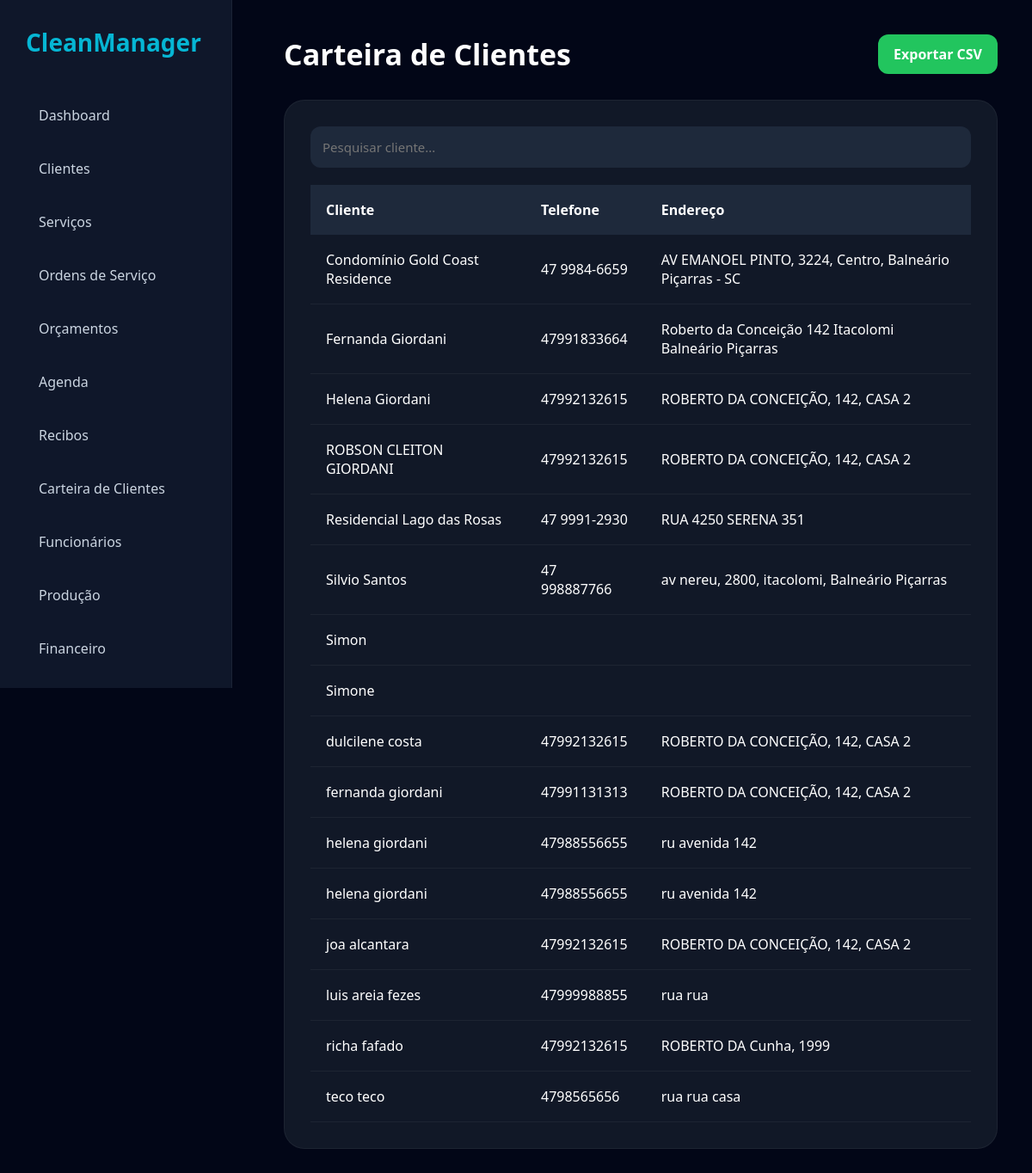
The app's page /admin/carteira-clientes.php (signed in), older data.
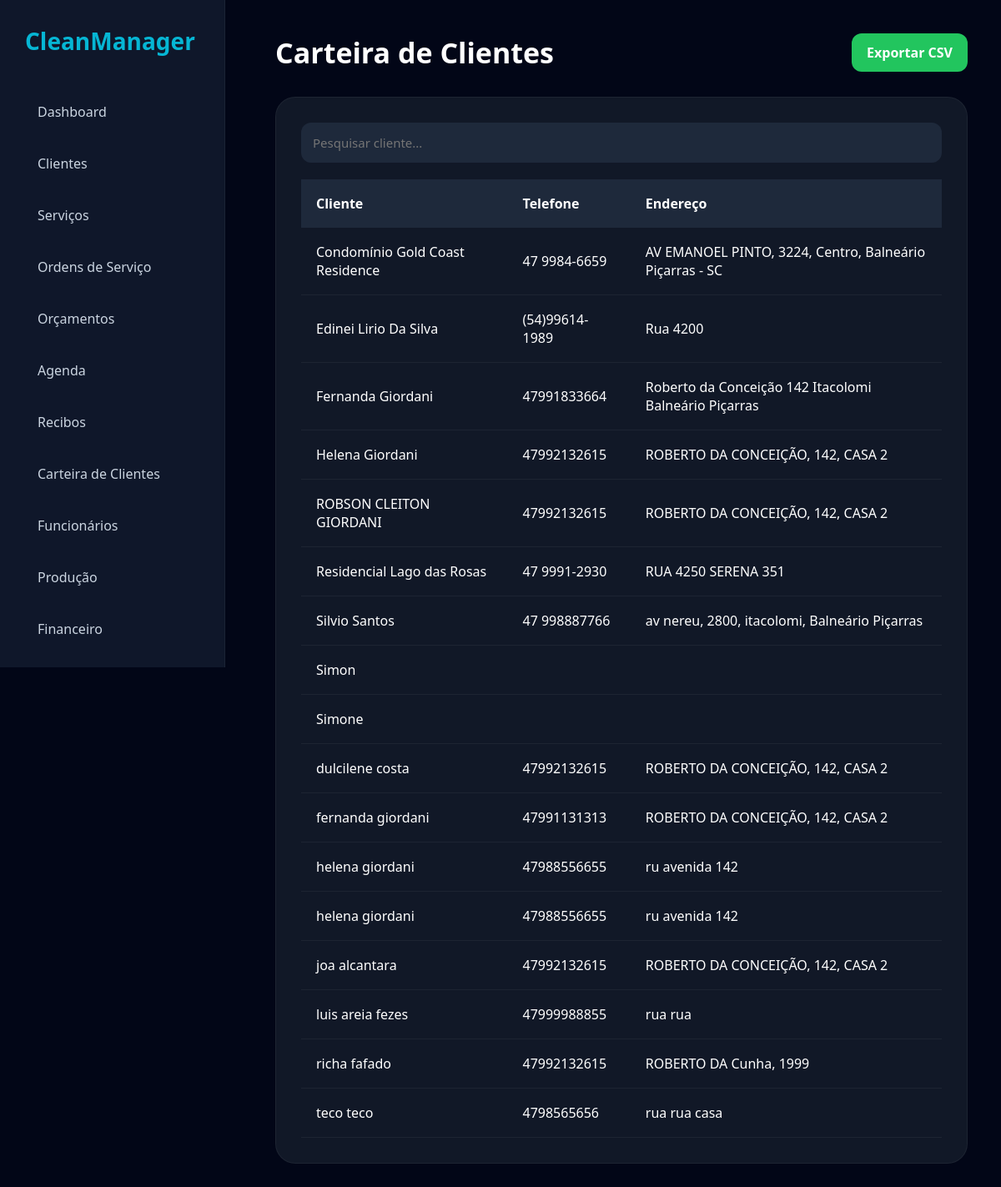
The same page, newer data.
### tables this page shows
CREATE TABLE clientes (

    id INTEGER PRIMARY KEY AUTOINCREMENT,

    nome TEXT,
    telefone TEXT,
    endereco TEXT,
    observacoes TEXT

, cpf_cnpj TEXT, cidade TEXT, tipo_servico TEXT, origem TEXT);

### admin/carteira-clientes.php (the view, shortened to what this page needs)
<?php
$db = new SQLite3(
__DIR__ . '/../database/cleanmanager.db'
);
$result = $db->query(
"SELECT * FROM clientes ORDER BY nome ASC"
);
?>
<!DOCTYPE html>
<html lang="pt-br">
<head>
<link rel="stylesheet"
href="../assets/css/dashboard.css">
</head>
<body>
<?php include '../includes/sidebar.php'; ?>
<div class="content">
<div class="topbar">
<h1>Carteira de Clientes</h1>
<a
href="exportar-clientes.php"
class="export-btn">
Exportar CSV
</a>
</div>
<div class="card">
<input
type="text"
id="searchInput"
placeholder="Pesquisar cliente..."
class="search-input">
<div class="table-container">
<table id="clientesTable">
<tr>
<th>Cliente</th>
<th>Telefone</th>
<th>Endereço</th>
</tr>
<?php while($cliente = $result->fetchArray()) { ?>
<tr>
<td>
<?= $cliente['nome']; ?>
</td>
<td>
<?= $cliente['telefone']; ?>
</td>
<td>
<?= $cliente['endereco']; ?>
</td>
</tr>
<?php } ?>
</table>
</div>
</div>
</div>
</body>
</html>

Row changes from the older to the newer data that the page shows:
added clientes: nome "Edinei Lirio Da Silva", telefone "(54)99614-1989", endereco "Rua 4200"
